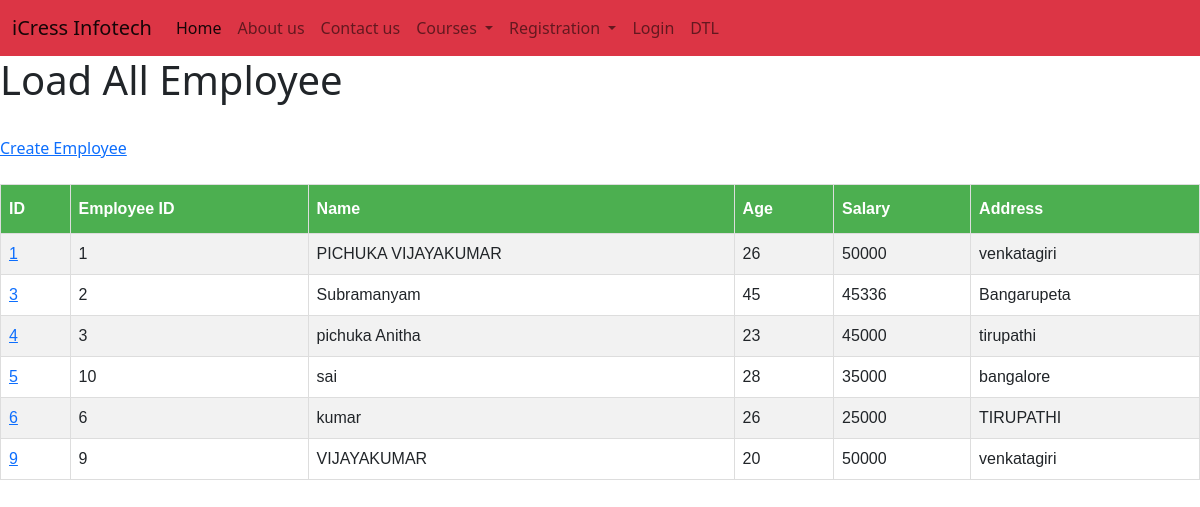
/employee/, run on the app's committed database.
### employee_register_app/models.py (models this page shows)
class Employee(models.Model):
    eno=models.IntegerField()
    name=models.CharField(max_length=100)
    age=models.IntegerField()
    salary=models.IntegerField()
    address=models.CharField(max_length=100)

### employee_register_app/views.py (the view)
# urls.py: path('',views.LoadEmployee),
def LoadEmployee(request):
    employee_list=Employee.objects.all
    emp_dict={
        'employeeFBV' :  employee_list
    }
    return render(request,'employee_register_app/list_emp.html',context=emp_dict)

### templates/employee_register_app/list_emp.html (shortened to what this page needs)
{% extends 'layout.html' %}
{% block page_content %}
<h1>Load All Employee</h1>
<br>
<a href="/employee/employeeDetails/">Create Employee</a>
<br><br>
<table id="customers">
  <tr>
    <th>ID</th>
    <th>Employee ID</th>
    <th>Name</th>
    <th>Age</th>
	<th>Salary</th>
    <th>Address</th>
  </tr>
{% for employee in employeeFBV %}
  <tr>
    <td><a href="{% url 'employee:employee_ID' pk=employee.id %}">{{ employee.id }}</a></td>
    <td>{{ employee.eno }}</td>
    <td>{{ employee.name }}</td>
    <td>{{ employee.age }}</td>
	<td>{{ employee.salary }}</td>
    <td>{{ employee.address }}</td>
  </tr>
 {% endfor %}
</table>
{% endblock %}

### templates/layout.html (shortened to what this page needs)
<!doctype html>
<html lang="en">
  <head>
    <link href="https://cdn.jsdelivr.net/npm/bootstrap@5.1.3/dist/css/bootstrap.min.css" rel="stylesheet">
  </head>
  <body bgcolor="cyan">
  <nav class="navbar navbar-expand-lg navbar-light bg-danger">
  <div class="container-fluid">
    <a class="navbar-brand" href="/home">iCress Infotech</a>
    <div class="collapse navbar-collapse" id="navbarNavDropdown">
      <ul class="navbar-nav">
        <li class="nav-item">
          <a class="nav-link active" aria-current="page" href="/home">Home</a>
        </li>
        <li class="nav-item">
          <a class="nav-link" href="/aboutus">About us</a>
        </li>
        <li class="nav-item">
          <a class="nav-link" href="/contactus">Contact us</a>
        </li>
        <li class="nav-item dropdown">
          <a class="nav-link dropdown-toggle" href="#" id="navbarDropdownMenuLink " role="button" data-bs-toggle="dropdown" aria-expanded="false">
            Courses
          </a>
        </li>
        <li class="nav-item dropdown">
          <a class="nav-link dropdown-toggle" href="#" id="navbarDropdownMenuLink" role="button" data-bs-toggle="dropdown" aria-expanded="false">
            Registration
          </a>
        </li>
         <li class="nav-item">
           {% if user.is_authenticated %}
          <a class="nav-link" href="/registersign/user_logout/">Logout</a>
          {% else %}
            <a class="nav-link" href="/registersign/user_login/">Login</a>
          {% endif %}
         <li class="nav-item">
          <a class="nav-link" href="/dtl">DTL</a>
        </li>
      </ul>
    </div>
  </div>
</nav>
  {% block page_content %}
  {% endblock %}
  </body>
</html>

### templates/employee_register_app/list_emp.html (style rules this page uses)
#customers { font-family: Arial, Helvetica, sans-serif; border-collapse: collapse; width: 100%; }
#customers td, #customers th { border: 1px solid #ddd; padding: 8px; }
#customers tr:nth-child(even) { background-color: #f2f2f2; }
#customers th { padding-top: 12px; padding-bottom: 12px; text-align: left; background-color: #4CAF50; color: white; }

### data on the page
Employee: id "1", eno "1", name "PICHUKA VIJAYAKUMAR", age "26", salary "50000", address "venkatagiri"
Employee: id "3", eno "2", name "Subramanyam", age "45", salary "45336", address "Bangarupeta"
Employee: id "4", eno "3", name "pichuka Anitha", age "23", salary "45000", address "tirupathi"
Employee: id "5", eno "10", name "sai", age "28", salary "35000", address "bangalore"
Employee: id "6", eno "6", name "kumar", age "26", salary "25000", address "TIRUPATHI"
Employee: id "9", eno "9", name "VIJAYAKUMAR", age "20", salary "50000", address "venkatagiri"
